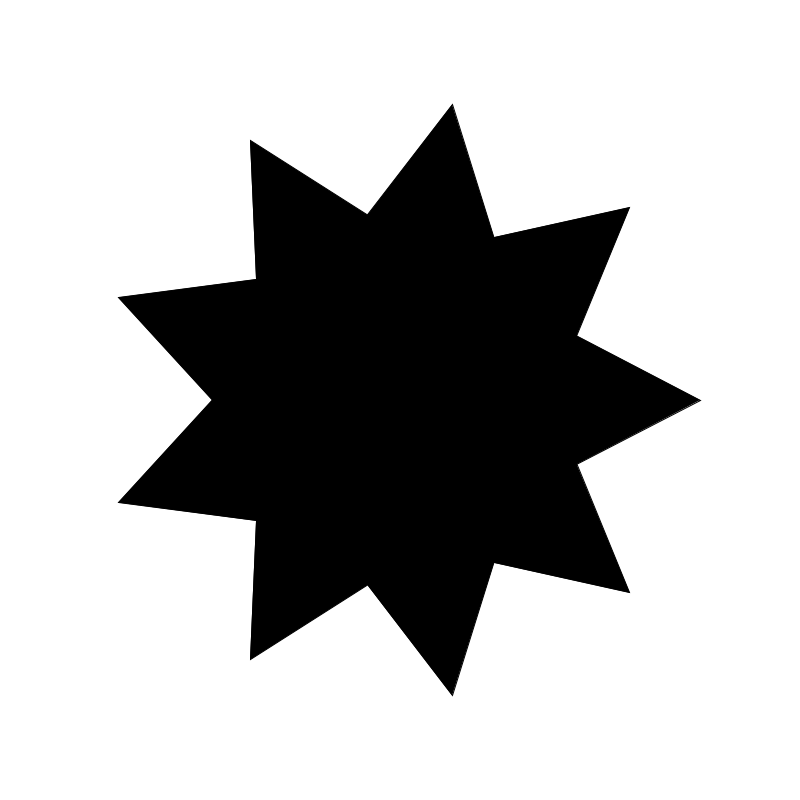
Frame 1 (no input)
Frame 60 (the mouse pressed at the canvas centre just before this capture): identical to frame 1, image omitted
Frame 120 (the mouse held since frame 60 and released just before this capture): identical to frame 1, image omitted

The Processing sketch that drew this single still picture (run headless with seeded random() and noise(); from frame 60 on, the mouse is pressed at the canvas centre):

// Processing sketch: Ex_34
// ── Ex_34.pde
Star s;


void setup() {
  size(800,800);
  s = new Star();
  background(255);
  s.desenha();
}

void draw() {    
}

// ── Star.pde
class Star {
  float posX, posY, ang, step;
  int n;

  Star() {
    ang = 0.0;
    n = 9;    
    step = TWO_PI/float(n);
    println(TWO_PI);
  }

  void desenha() {
    float cx = width/2;
    float cy = height/2;
    float r = 300;


    fill(0);
    beginShape();    
    for (int i=0; i < n; i++) {
      posX = cx + r * cos(ang);
      posY = cy + r * sin(ang);
      vertex(posX, posY);
      ang += step;
      r = 150;
      posX = cx + r * cos(ang);
      posY = cy + r * sin(ang);
      vertex(posX, posY);
      ang += step;
      r = 300;
    }    
    endShape(CLOSE);
  }
}
